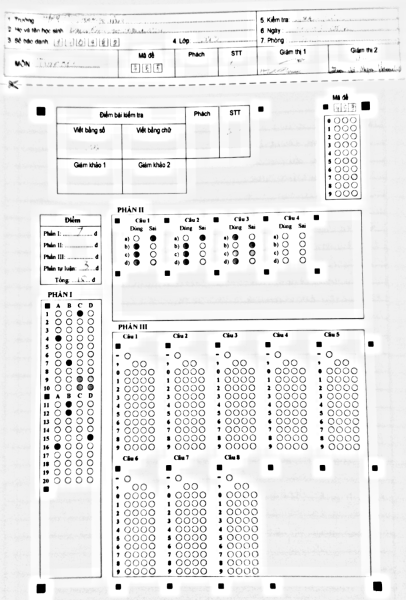
#> input picture data/maugiay/moi.png, 406 x 600 px; its folder holds only this picture in this run
$ python -i omr_sheetgrid.py   (imports and definitions only)
#> lines starting #> are read from the running program, lines starting #| are printed output that depends on the picture; after the words box and inside, x2 and y2 are one past the last pixel; in counts of white or black regions, pixels touching at a corner belong together
#> further down, picture is the input picture: shape (600, 406, 3); min 0, max 255, mean 234.9
# -*- coding: utf-8 -*-
"""
SHEET GRID OMR (omr_sheetgrid.py)
=================================
Quy trình đúng theo yêu cầu:
  1. Chọn MẪU GIẤY (ảnh phiếu trắng): 12.png (THPT) hoặc 10_11.png (QM)
  2. Nạp ĐÁP ÁN: k12dapan.xlsx ↔ 12.png ; k11dapan.xlsx ↔ 10_11.png
  3. Dựng LƯỚI ĐÁP ÁN: mỗi ô = (phần, câu, lựa chọn) + toạ độ trên mẫu + đáp án key
  4. ẢNH BÀI THI được căn khớp mẫu bằng 4 ô đen định vị (fiducial) + tinh chỉnh ICP
  5. Đối chiếu bubble tô đen với lưới -> ĐÚNG (xanh) / SAI (đỏ) / TRỐNG-NHIỀU (vàng)
  6. Tính điểm + xuất ảnh kết quả

Màu:  GREEN = đúng, RED = sai, YELLOW = trống hoặc tô nhiều đáp án.
"""
import cv2
import numpy as np
import os
from pathlib import Path

# ---- CACHE ẢNH MẪU (2026-11-06): align_photo/best_orientation đọc MẪU từ đĩa
# nhiều lần mỗi ảnh (tw ở align_photo, _small_circles đường cứu, build_id_cells,
# _cells_from_file) — ảnh mẫu không bao giờ đổi giữa chừng trừ khi mtime đổi,
# nên cache theo (path, mtime) là AN TOÀN và bỏ được hàng chục lần
# decode PNG mỗi lô. Cache theo tiến trình — an toàn với fork (mỗi con một bản).
_IMREAD_CACHE = {}


# [16 lines left out: function _imread_cached, not called in this run]


GREEN = (0, 170, 0)
RED = (0, 0, 235)
YELLOW = (0, 200, 235)
FONT = cv2.FONT_HERSHEY_SIMPLEX

# ---------- cấu hình mẫu ----------

PAPERS = {
    "12": {          # THPT: 40 câu ABCD (4 khối × 10), 8 câu Đ/S, 6 câu số
        "tên": "Mẫu THPT 12.png",
        "key_goi_y": "k12dapan.xlsx",
        "p1_bands": (230, 360),     # dải y của PHẦN I (ảnh mẫu)
        "p1_x": None,
        "p2_bands": (395, 448),     # dải y của PHẦN II
        "p2_x": None,
        "p1_blocks": 4,             # số khối câu theo hàng ngang
        "p1_rows_per_block": 10,
        "p2_cau": 8,
        "p2_per_row": 8,
        "p2_y": 4,                  # số ý a-d
    },
    "10_11": {       # QM: 30 câu ABCD cột trái (3 khối × 10), 10 câu Đ/S, 10 câu số
        "tên": "Mẫu QM 10_11.png",
        "key_goi_y": "k11dapan.xlsx",
        "p1_bands": (285, 540),
        "p1_x": (50, 106),          # cột PHẦN I bên trái
        "p2_bands": (215, 305),
        "p2_x": (110, 380),
        "p1_blocks": 1,
        "p1_rows_per_block": 30,
        "p2_cau": 10,
        "p2_per_row": 5,
        "p2_y": 4,
    },
    "moi": {         # MẪU MỚI 2025 (dựng từ ảnh chụp — build_moi_template.py):
                     # 20 câu ABCD cột trái, 4 câu Đ/S (a-d), 8 câu điền số,
                     # lưới MÃ ĐỀ 3 chữ số (SBD viết tay — đọc bằng omr_hwr).
        "tên": "Mẫu mới 2025 (20 câu ABCD + 4 Đ/S + 8 điền số)",
        "key_goi_y": "kmoidapan.xlsx",
        # Lưới ô KHÔNG dò lại từ ảnh mẫu (ảnh mẫu là median của ảnh chụp, vòng
        # in mảnh bị phai làm sót hàng) — đọc sẵn từ moi_cells.json do script
        # build_moi_template.py dựng bằng LATTICE FIT (P1 20×4, P2 4×8, MD 3×10).
        "cells_file": "moi_cells.json",
        "p1_bands": None,
        "p2_bands": None,
    },
}


# ---------- 1. PHÂN TÍCH MẪU ----------

# [18 lines left out: functions _upscaled_bubbles, _upscaled_bubbles_img, not called in this run]


_SQ_CACHE = {}


# [94 lines left out: functions _square_candidates, _fiducial_squares, _row_bands, _col_groups, not called in this run]


_CELLS_CACHE = {}


# [94 lines left out: functions _cells_from_file, build_template_cells, not called in this run]


# ---------- 2. LƯỚI ĐÁP ÁN + KEY ----------

def key_p2_offset(key):
    p1 = key.get("p1", {})
    return max([int(c) for c in p1], default=0)


# [27 lines left out: functions build_answer_grid, grid_summary, not called in this run]


# ---------- 3. CĂN KHỚP ẢNH VỚI MẪU ----------

# ---- THỐNG KÊ RANSAC (đo 2026-11-06): đếm số giả thuyết (k,l) đã duyệt mỗi
# lần gọi — dùng để chọn trần max_hyp an toàn (chỉ ảnh pathology với hàng trăm
# ứng viên dải rộng mới vượt trần; ảnh khỏe break sớm ở full-inlier).
# Vài phép cộng int mỗi lần gọi — chi phí bằng không.
_MF_STATS = {"calls": 0, "hyp_total": 0, "hyp_max": 0}

# ---- TRẦN TỔNG GIẢ THUYẾT mỗi lần gọi _match_fiducials (2026-11-06) ----
# Ảnh khỏe đo được tối đa ~1.2 nghìn giả thuyết/lần gọi (toàn bộ 42 ảnh test,
# kể cả ảnh mờ/nghiêng — xem /tmp/omr_bench). Ảnh pathology (mờ nặng -> hàng
# trăm ứng viên/dải) có thể sinh HÀNG TRIỆU giả thuyết × ma trận n×m mỗi cái
# -> nổ hàng phút ("treo" user báo 2026-11-06). Trần 20k = gấp ~16 lần mức
# cao nhất đo được -> KHÔNG BAO GIỜ kích hoạt trên ảnh thường, chỉ chặn nổ
# tổ hợp. Khi chạm trần: dùng các giả thuyết đã thu (stage 2 vẫn chấm lại),
# hành vi chỉ đổi trên ảnh vượt trần.
_MF_MAX_HYP_TOTAL = 20000


# [162 lines left out: functions _match_fiducials, _quad4, _order_quad, not called in this run]


def _blob_centers(photo):
    """Tâm các cấu trúc tròn/nét trong ảnh (dùng cho kiểm tra khớp lưới + ICP).

    Adaptive threshold chịu được ảnh tối/ánh sáng không đều tốt hơn ngưỡng toàn cục.
    """
    g = cv2.cvtColor(photo, cv2.COLOR_BGR2GRAY)
    g = cv2.GaussianBlur(g, (3, 3), 0)
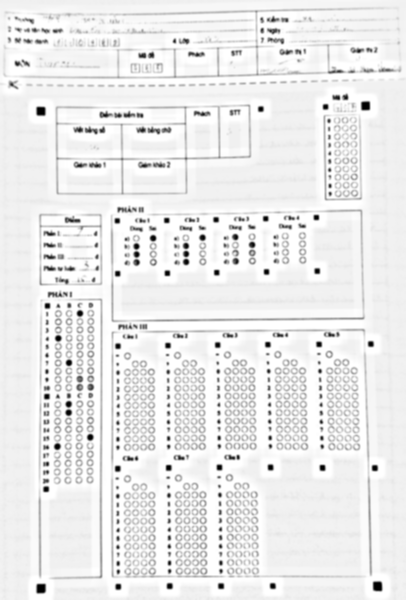
#> g: shape (600, 406); min 0, max 255, mean 234.9
    bw = cv2.adaptiveThreshold(g, 255, cv2.ADAPTIVE_THRESH_GAUSSIAN_C,
                               cv2.THRESH_BINARY_INV, 41, 10)
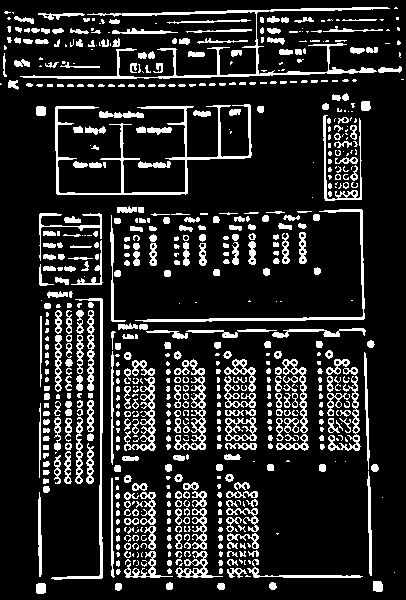
#> bw: shape (600, 406); 15.5% white; 694 white regions (277 under 20 px), largest, box (x1, y1, x2, y2) and area: (20, 7, 390, 79) 2367, (55, 104, 252, 195) 2029, (135, 209, 365, 322) 1060
    bw = cv2.morphologyEx(bw, cv2.MORPH_CLOSE, np.ones((3, 3), np.uint8))
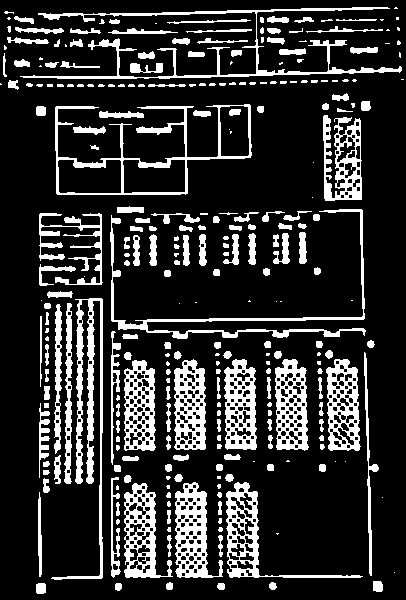
#> bw: shape (600, 406); 18.8% white; 277 white regions (93 under 20 px)
    cs, _ = cv2.findContours(bw, cv2.RETR_LIST, cv2.CHAIN_APPROX_SIMPLE)
#> cs = 688 contours, 352 with area under 20; largest, box (x1, y1, x2, y2) and area: (55, 104, 252, 195) 6870, (226, 482, 363, 578) 2765, (175, 482, 223, 578) 2678, (124, 483, 173, 578) 2616, (326, 359, 361, 451) 2526
    out = []
    for c in cs:
        x, y, w, h = cv2.boundingRect(c)
        a = cv2.contourArea(c)
        if 40 <= a <= 8000 and 6 <= w <= 120 and 6 <= h <= 120 and 0.5 <= w / h <= 2.0:
            out.append((x + w / 2.0, y + h / 2.0))
#> this loop made 688 passes
#> (x, y, w, h, a) on passes 1 to 3: (217, 583, 8, 7, 37.5), (115, 583, 7, 8, 37.5), (36, 583, 10, 11, 86)
#> after the loop, out = 76 pairs, first value 13.5 to 378, second value 43 to 588.5
    return np.float32(out) if out else np.zeros((0, 2), np.float32)


# [77 lines left out: functions _ring_ready, _ring_centers, not called in this run]


def _scale_of(H):
    return float(np.sqrt(abs(np.linalg.det(np.asarray(H, np.float64)[:2, :2]))))


# [39 lines left out: functions _quality, _h_valid, not called in this run]


_SIFT_CACHE = {}


# [361 lines left out: functions _sift_features, align_sift, align_photo, _ring_index, read_cells, adapt_thresh and 2 more, not called in this run]


# ---------- 4b. SỐ BÁO DANH & MÃ ĐỀ TRÊN LƯỚI MẪU ----------

ID_REGION = {"12": (0.60, 0.36), "10_11": (0.72, 0.36)}


# [332 lines left out: functions _small_circles, _fit_lattice, build_id_cells, _blobs_with_size, _proj_lattice, local_id_cells and 2 more, not called in this run]


def _p1_line(stats):
    return f"{stats['P1']['ok']}/{stats['P1']['n']}"


_RULE_FRAC = {}


# [66 lines left out: functions template_rule_frac, _find_section_rows, not called in this run]


_SEC_FIXED_12 = {"P1": 0.324, "P2": 0.518, "P3": 0.681}


_SEC_Y = {}


# [214 lines left out: functions _section_headings, _find_dashed_rule, render_result, not called in this run]

>>> import cv2
>>> picture = cv2.imread('data/maugiay/moi.png')
>>> result = _blob_centers(picture)
#> result has the same summary as out in _blob_centers

$ run again, on data/maugiay/moi_draft.png
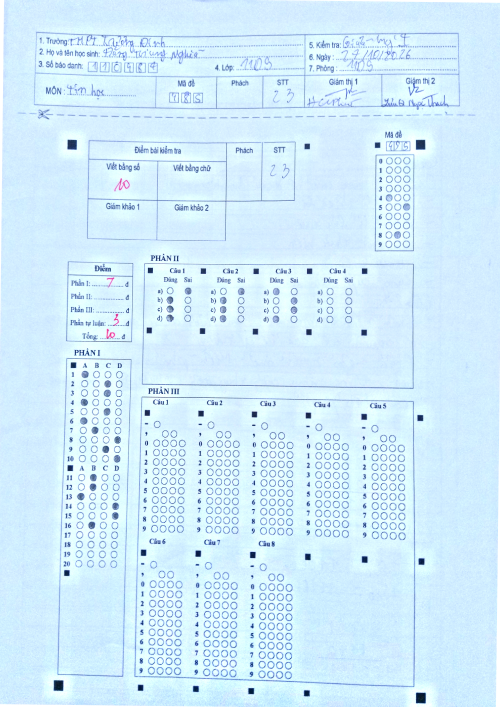
#> input picture data/maugiay/moi_draft.png, 1000 x 1414 px (shown at 1/2 size)
#> picture is the input picture: shape (1414, 1000, 3); mean B, G, R 251.1, 236, 208.9
#> in _blob_centers, `g = cv2.cvtColor(photo, cv2.COLOR_BGR2GRAY)`:
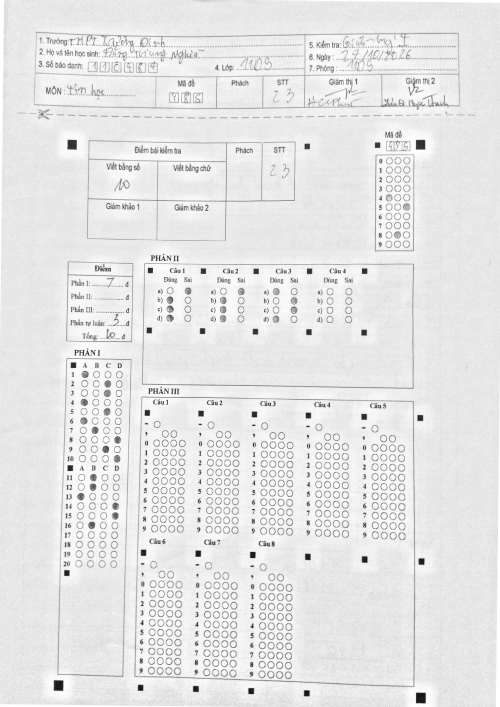
#> g: shape (1414, 1000) (shown at 1/2 size); min 17, max 255, mean 229.7
#> in _blob_centers, `bw = cv2.morphologyEx(bw, cv2.MORPH_CLOSE, np.ones((3, 3), np.uint8))`:
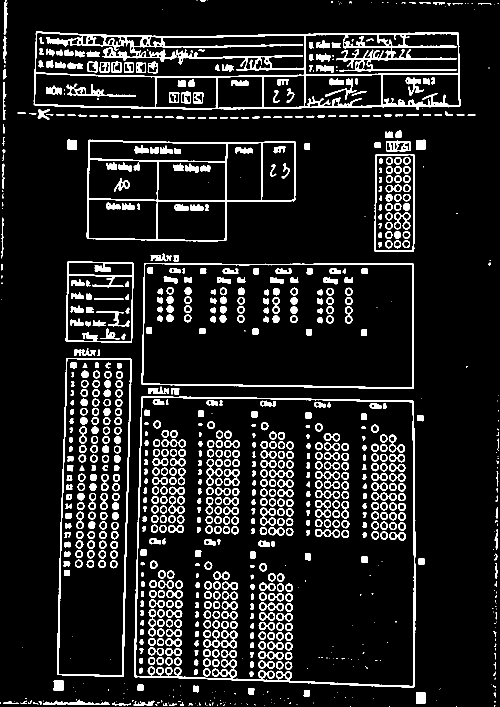
#> bw: shape (1414, 1000) (shown at 1/2 size); 10.6% white; 981 white regions (210 under 20 px)
#> cs = 1563 contours, 251 with area under 20; largest, box (x1, y1, x2, y2) and area: (268, 792, 831, 1375) 314048, (271, 794, 829, 1373) 306866, (283, 526, 828, 778) 132905, (285, 527, 826, 776) 129924, (67, 63, 921, 220) 124394
#> the loop in _blob_centers, `for c in cs:` made 1563 passes
#> (x, y, w, h, a) on passes 5, 7, 8: (394, 1411, 1, 1, 0), (528, 1410, 1, 1, 0), (446, 1409, 4, 2, 1)
#> after the loop in _blob_centers, `for c in cs:`: out = 1107 pairs, first value 82 to 898, second value 77.5 to 1396
#> result has the same summary as out in _blob_centers
